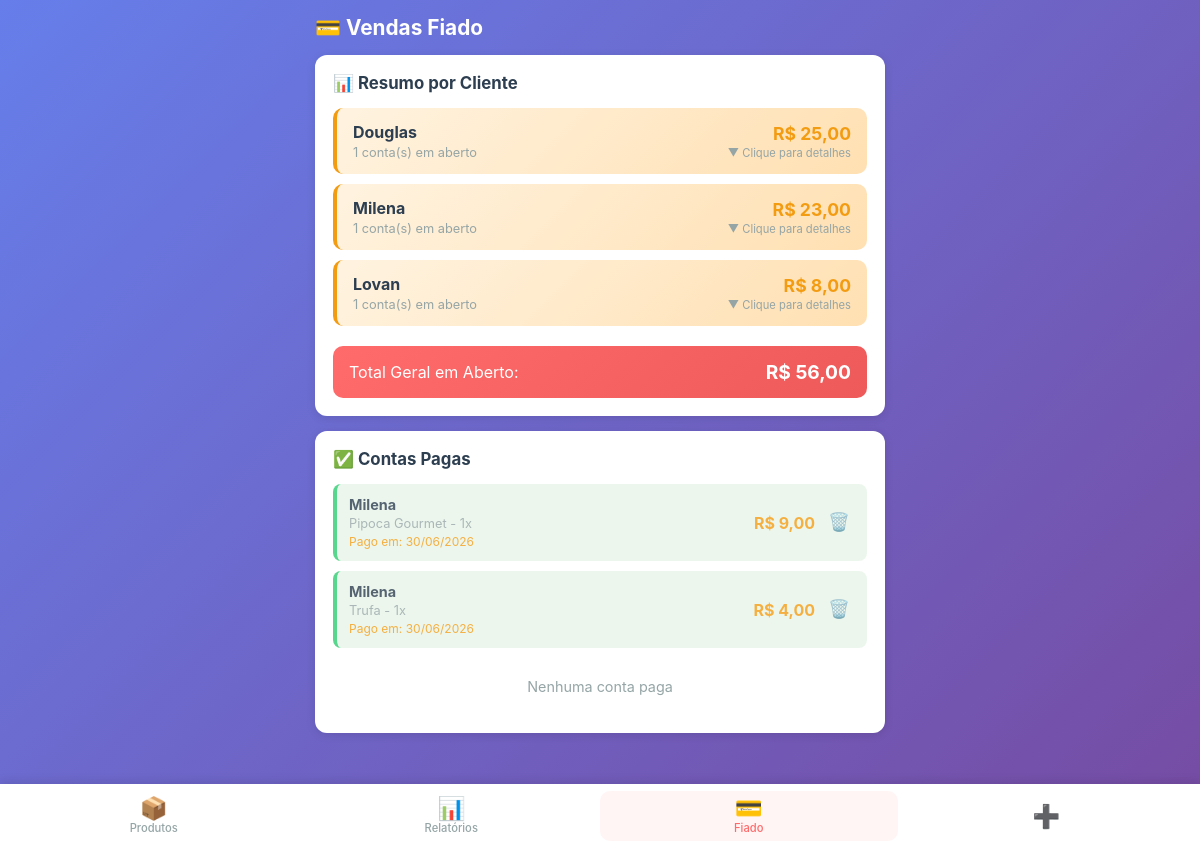
Before: /fiado (signed in) with the older database file.
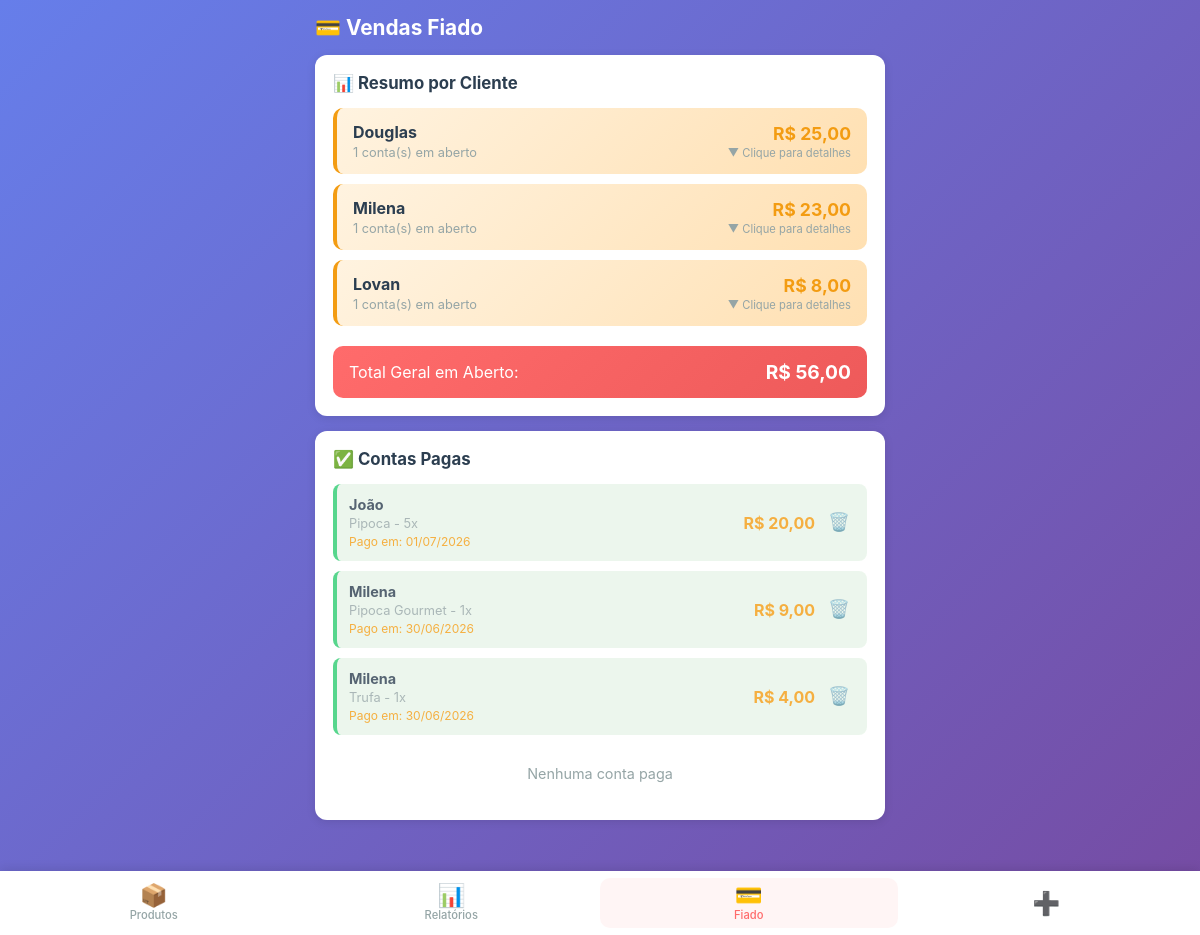
After: the same page with the newer database file.
### app.py (models this page shows)
class Fiado(db.Model):
    __tablename__ = 'fiados'
    id = db.Column(db.Integer, primary_key=True)
    cliente = db.Column(db.String(100), nullable=False)
    produto = db.Column(db.String(100), nullable=False)
    valor = db.Column(db.Float, nullable=False)
    quantidade = db.Column(db.Integer, default=1)
    total = db.Column(db.Float, nullable=False)
    data = db.Column(db.String(10), nullable=False)
    data_iso = db.Column(db.String(10), nullable=False)
    pago = db.Column(db.Boolean, default=False)
    data_pagamento = db.Column(db.String(10), nullable=True)
    created_at = db.Column(db.DateTime, default=agora_brasilia)

### app.py (the view)
@app.route('/fiado')
@login_required
def fiado():
    fiados = Fiado.query.order_by(Fiado.created_at.desc()).all()
    return render_template('fiado.html', fiados=fiados)

### app.py (called while the page is built)
def login_required(f):
    @wraps(f)
    def decorated_function(*args, **kwargs):
        if 'logged_in' not in session:
            return redirect(url_for('login'))
        return f(*args, **kwargs)
    return decorated_function

def formatar_br(valor):
    return f"{valor:,.2f}".replace(",", "X").replace(".", ",").replace("X", ".")

@app.template_filter('moeda_br')
def moeda_br_filter(valor):
    return formatar_br(valor)

### templates/fiado.html (shortened to what this page needs)
{% extends "base.html" %}
{% block content %}
<div class="page-header">
    <h2>💳 Vendas Fiado</h2>
</div>
<div class="card">
    <h3>📊 Resumo por Cliente</h3>
    <div id="listaResumoClientes" class="lista-resumo-clientes">
        {% set resumo = {} %}
        {% for fiado in fiados %}
            {% if not fiado.pago %}
                {% if fiado.cliente not in resumo %}
                    {% set _ = resumo.update({fiado.cliente: {'total': 0, 'quantidade': 0, 'itens': []}}) %}
                {% endif %}
                {% set _ = resumo[fiado.cliente].update({'total': resumo[fiado.cliente].total + fiado.total, 'quantidade': resumo[fiado.cliente].quantidade + 1}) %}
                {% set _ = resumo[fiado.cliente]['itens'].append(fiado) %}
            {% endif %}
        {% endfor %}
        {% if resumo %}
            {% for cliente, dados in resumo.items()|sort(attribute='1.total', reverse=true) %}
            <div class="resumo-cliente-item" onclick="toggleDetalhesCliente('{{ cliente }}')">
                <div class="resumo-cliente-info">
                    <strong>{{ cliente.title() }}</strong>
                    <span>{{ dados.quantidade }} conta(s) em aberto</span>
                </div>
                <div class="resumo-cliente-valor">
                    <span>R$ {{ dados.total|moeda_br }}</span>
                    <small>▼ Clique para detalhes</small>
                </div>
            </div>
            {% endfor %}
            <div class="resumo-total-geral">
                <span>Total Geral em Aberto:</span>
                <strong>R$ {{ resumo.values()|map(attribute='total')|sum|moeda_br }}</strong>
            </div>
        {% else %}
            <p class="empty">Nenhuma conta em aberto</p>
        {% endif %}
    </div>
</div>
<div class="card">
    <h3>✅ Contas Pagas</h3>
    <div class="lista-fiado">
        {% set tem_pago = false %}
        {% for fiado in fiados %}
        {% if fiado.pago %}
        {% set tem_pago = true %}
        <div class="fiado-item pago" data-cliente="{{ fiado.cliente.lower() }}">
            <div class="fiado-info">
                <strong>{{ fiado.cliente.title() }}</strong>
                <span>{{ fiado.produto }} - {{ fiado.quantidade }}x</span>
                <span class="fiado-data">Pago em: {{ fiado.data_pagamento }}</span>
            </div>
            <div class="fiado-actions">
                <span class="fiado-valor">R$ {{ fiado.total|moeda_br }}</span>
                <button class="btn-icon" onclick="excluirFiado({{ fiado.id }})" title="Excluir">🗑️</button>
            </div>
        </div>
        {% endif %}
        {% endfor %}
        {% if not tem_pago %}
        <p class="empty">Nenhuma conta paga</p>
        {% endif %}
    </div>
</div>
{% endblock %}

### templates/base.html (shortened to what this page needs)
<!DOCTYPE html>
<html lang="pt-BR">
<head>
    <link rel="stylesheet" href="{{ url_for('static', filename='css/style.css') }}">
</head>
<body>
    {% if session.get('logged_in') %}
    <nav class="menu-inferior">
        <a href="{{ url_for('produtos') }}" class="menu-item {% if request.endpoint == 'produtos' %}active{% endif %}">
            <span class="menu-icon">📦</span>
            <span class="menu-label">Produtos</span>
        </a>
        <a href="{{ url_for('relatorios') }}" class="menu-item {% if request.endpoint == 'relatorios' %}active{% endif %}">
            <span class="menu-icon">📊</span>
            <span class="menu-label">Relatórios</span>
        </a>
        <a href="{{ url_for('fiado') }}" class="menu-item {% if request.endpoint == 'fiado' %}active{% endif %}">
            <span class="menu-icon">💳</span>
            <span class="menu-label">Fiado</span>
        </a>
        <a href="{{ url_for('vendas') }}" class="menu-item" title="Nova Venda">
            <span class="menu-icon">➕</span>
        </a>
    </nav>
    {% endif %}
    <main class="content">
        {% block content %}{% endblock %}
    </main>
</body>
</html>

### static/css/style.css (style rules this page uses)
:root { --primary: #FF6B6B; --primary-dark: #EE5A5A; --secondary: #4ECDC4; --success: #2ECC71; --warning: #F39C12; --danger: #E74C3C; --dark: #2C3E50; --gray: #95A5A6; --light: #ECF0F1; --white: #FFFFFF; --shadow: 0 2px 10px rgba(0,0,0,0.1); --radius: 12px; }
* { margin: 0; padding: 0; box-sizing: border-box; -webkit-tap-highlight-color: transparent; }
body { font-family: -apple-system, BlinkMacSystemFont, 'Segoe UI', Roboto, sans-serif; background: linear-gradient(135deg, #667eea 0%, #764ba2 100%); min-height: 100vh; color: var(--dark); padding-bottom: 20px; }
.menu-inferior { position: fixed; bottom: 0; left: 0; right: 0; background: var(--white); box-shadow: 0 -2px 10px rgba(0,0,0,0.1); display: flex; justify-content: space-around; align-items: center; height: 64px; z-index: 1000; padding: 0 5px; }
.menu-item { display: flex; flex-direction: column; align-items: center; justify-content: center; gap: 2px; text-decoration: none; color: var(--gray); font-size: 0.7rem; padding: 6px 8px; border-radius: 10px; transition: all 0.2s; min-width: 56px; flex: 1; }
.menu-item.active { color: var(--primary); background: #FFF5F5; }
.menu-icon { font-size: 1.4rem; line-height: 1; }
.menu-label { font-weight: 500; }
.content { padding: 15px 15px 80px 15px; max-width: 100%; }
.page-header { margin-bottom: 15px; }
.page-header h2 { font-size: 1.3rem; color: var(--white); margin-bottom: 5px; }
.card { background: var(--white); border-radius: var(--radius); padding: 18px; margin-bottom: 15px; box-shadow: var(--shadow); }
.card h3 { font-size: 1.05rem; margin-bottom: 15px; color: var(--dark); display: flex; align-items: center; gap: 8px; }
.btn-icon { background: none; border: none; font-size: 1.1rem; cursor: pointer; padding: 5px; }
.lista-produtos, .lista-vendas, .lista-clientes, .lista-fiado { display: flex; flex-direction: column; gap: 10px; }
.fiado-item { display: flex; justify-content: space-between; align-items: center; padding: 12px; background: #FFF3E0; border-radius: 8px; border-left: 4px solid var(--warning); }
.fiado-item.pago { background: #E8F5E9; border-left-color: var(--success); opacity: 0.8; }
.fiado-info { display: flex; flex-direction: column; gap: 3px; flex: 1; }
.fiado-info strong { font-size: 0.9rem; }
.fiado-info span { font-size: 0.8rem; color: var(--gray); }
.fiado-data { font-size: 0.75rem !important; color: var(--warning) !important; }
.fiado-actions { display: flex; align-items: center; gap: 8px; }
.fiado-valor { font-weight: bold; color: var(--warning); font-size: 1rem; }
.empty { text-align: center; color: var(--gray); padding: 20px; font-size: 0.9rem; }
@media (min-width: 768px) { .content { max-width: 600px; margin: 0 auto; } }
.card { animation: fadeIn 0.3s ease; }
.lista-resumo-clientes { display: flex; flex-direction: column; gap: 10px; }
.resumo-cliente-item { display: flex; justify-content: space-between; align-items: center; padding: 14px 16px; background: linear-gradient(135deg, #FFF3E0 0%, #FFE0B2 100%); border-radius: 10px; border-left: 4px solid var(--warning); cursor: pointer; transition: all 0.2s; }
.resumo-cliente-info { display: flex; flex-direction: column; gap: 3px; flex: 1; }
.resumo-cliente-info strong { font-size: 1rem; color: var(--dark); }
.resumo-cliente-info span { font-size: 0.8rem; color: var(--gray); }
.resumo-cliente-valor { display: flex; flex-direction: column; align-items: flex-end; gap: 2px; }
.resumo-cliente-valor span { font-size: 1.1rem; font-weight: bold; color: var(--warning); }
.resumo-cliente-valor small { font-size: 0.7rem; color: var(--gray); }
.resumo-total-geral { display: flex; justify-content: space-between; align-items: center; padding: 14px 16px; background: linear-gradient(135deg, var(--primary) 0%, var(--primary-dark) 100%); color: var(--white); border-radius: 10px; margin-top: 10px; font-size: 1rem; }
.resumo-total-geral strong { font-size: 1.2rem; }

Changed rows visible on the page:
added Fiado: cliente "João", produto "Pipoca", quantidade "5", data_pagamento "01/07/2026", total|moeda_br "20,00", shown under "✅ Contas Pagas"
